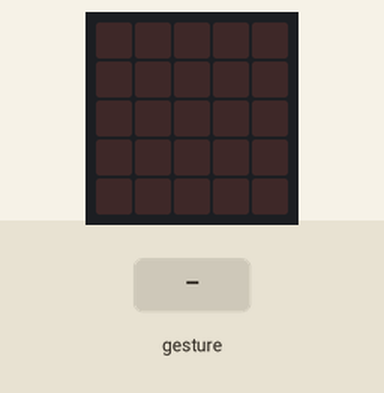
Bench run of a program on a simulated BBC micro:bit (MakeCode). On the bench: the board's 5×5 LED display. The inputs (shaded band) are chosen by the test bench. A tilt is held for 1.5 s and a shake lasts 1 s, then the board lies face up again.

Above: at 1.2 s.
1.3 s: gesture 'logo up'
At 1.45 s:
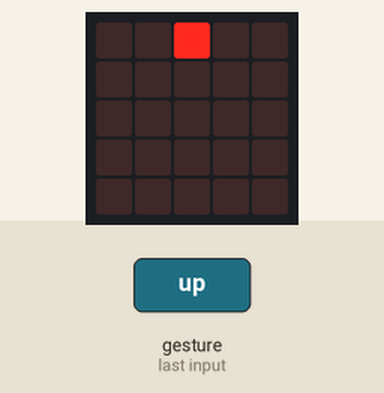
At 1.85 s:
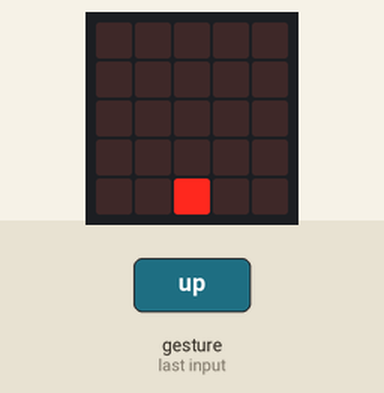

The program:

main.ts
```typescript
input.onGesture(Gesture.LogoUp, function () {
    while (true) {
        for (let index = 0; index <= 4; index++) {
            led.plot(2, index)
            basic.pause(100)
            basic.clearScreen()
        }
    }
})
input.onGesture(Gesture.LogoDown, function () {

})
basic.forever(function () {

})
```

test.ts
```typescript
// 在此处测试；当此软件包作为插件使用时，将不会编译此软件包。
```

Measured:
- after the input at 1.3 s, the display: changes after 0.10 s (image 1)
